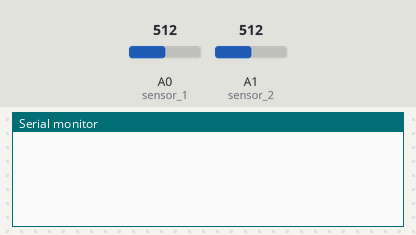
Bench run of a sketch on a simulated Arduino Uno, built with avr-gcc and run on an emulated ATmega328P. Parts: the last lines printed to the serial monitor. Inputs (shaded band) come from the test bench; at power-on: A0 (sensor_1) = 512, A1 (sensor_2) = 512.

Above: at 1.2 s.
1.3 s: A0 (sensor_1) set to 390
At 2.4 s:
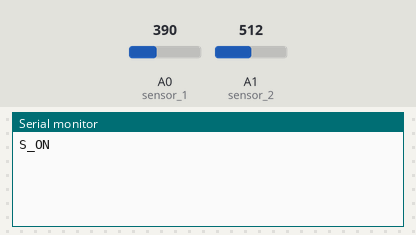
2.9 s: A0 (sensor_1) set to 410
At 4.4 s:
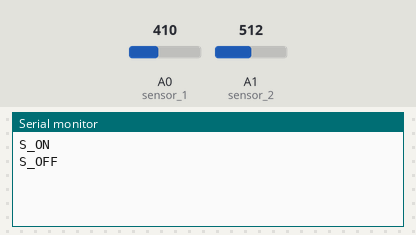

The sketch:

lysStryingGarderobe.ino
```cpp
enum states
{
  S_IDLE,
  S_ON,
  S_OFF,
};
uint8_t currentState = S_IDLE;
uint8_t lastState = S_OFF;
uint8_t LED = 4; //used for testing.
boolean timedOut = false;
unsigned long nextTimeout = 0; //Time for next timeout, in milliseconds
unsigned long turnOffTime = 300000; //turn off the light if it is on for more then 5 min

#include <RCSwitch.h>
RCSwitch mySwitch = RCSwitch();

void setup() {
  Serial.begin(9600);
  pinMode(A0, INPUT); //sensor 1
  pinMode(A1, INPUT); //sensor 2
  //pinMode(LED, OUTPUT); tested with LED.
  // Transmitter is connected to Arduino Pin #12
  mySwitch.enableTransmit(12);
  // Optional set protocol (default is 1, will work for most outlets)
  mySwitch.setProtocol(6);
}

void loop() {
  switch (currentState) {
    case S_IDLE:
      controller();
      break;
    case S_ON:
      Serial.println("S_ON");
      //turnLedOn();
      lightOn();
      startTimer(turnOffTime);
      changeStateTo(S_IDLE);
      break;
    case S_OFF:
      Serial.println("S_OFF");
      //turnLedOff();
      lightOff();
      changeStateTo(S_IDLE);
      break;
  }
}

void controller() {
  //delay(100);
  int valueRight = analogRead(A0);
  int valueLeft = analogRead(A1);

  for (int i=0;i<9;i++){
    delay(10);
    valueRight += analogRead(A0);
    valueLeft += analogRead(A1);
  }
  valueRight = int(valueRight / 10);
  valueLeft = int(valueLeft / 10);

    //  Serial.print("Høyre: ");
    //  Serial.print(valueRight);
    //  Serial.print("          Venstre: ");
    //  Serial.println(valueLeft);

  if ((valueRight < 400 || valueLeft < 300) && lastState != S_ON) {
    changeStateTo(S_ON);
    lastState = S_ON;
    timedOut = false;
  }

  else if (valueRight > 400 && valueLeft > 400 && lastState != S_OFF) {
    changeStateTo(S_OFF);
    lastState = S_OFF;
  }
  else if (timerHasExpired() && lastState != S_OFF && timedOut != true) {
    changeStateTo(S_OFF);
    timedOut = true;
  }

}

void lightOn() {
  //mySwitch.send("00011111000011010000000101010000");
  mySwitch.send("00111010110011110000000101010000");
}

void lightOff() {
  //mySwitch.send("00011111000011010000000101010001");
  mySwitch.send("00111010110011110000000101010001");
}

boolean timerHasExpired()
{
  boolean hasExpired = false;
  if (millis() > nextTimeout)
  {
    hasExpired = true;
  }
  else
  {
    hasExpired = false;
  }
  return hasExpired;
}

void startTimer(unsigned long duration)
{
  nextTimeout = millis() + duration;
}

void changeStateTo(uint8_t newState)
{
  currentState = newState;
}

//Testing fuctions
void turnLedOn()
{
  digitalWrite(LED, HIGH);
}

void turnLedOff()
{
  digitalWrite(LED, LOW);
}
```

Measured:
- after the input at 1.3 s, the serial monitor: prints a new line after 0.18 s (image 1)
- after the input at 2.9 s, the serial monitor: prints a new line after 0.13 s (image 2)
